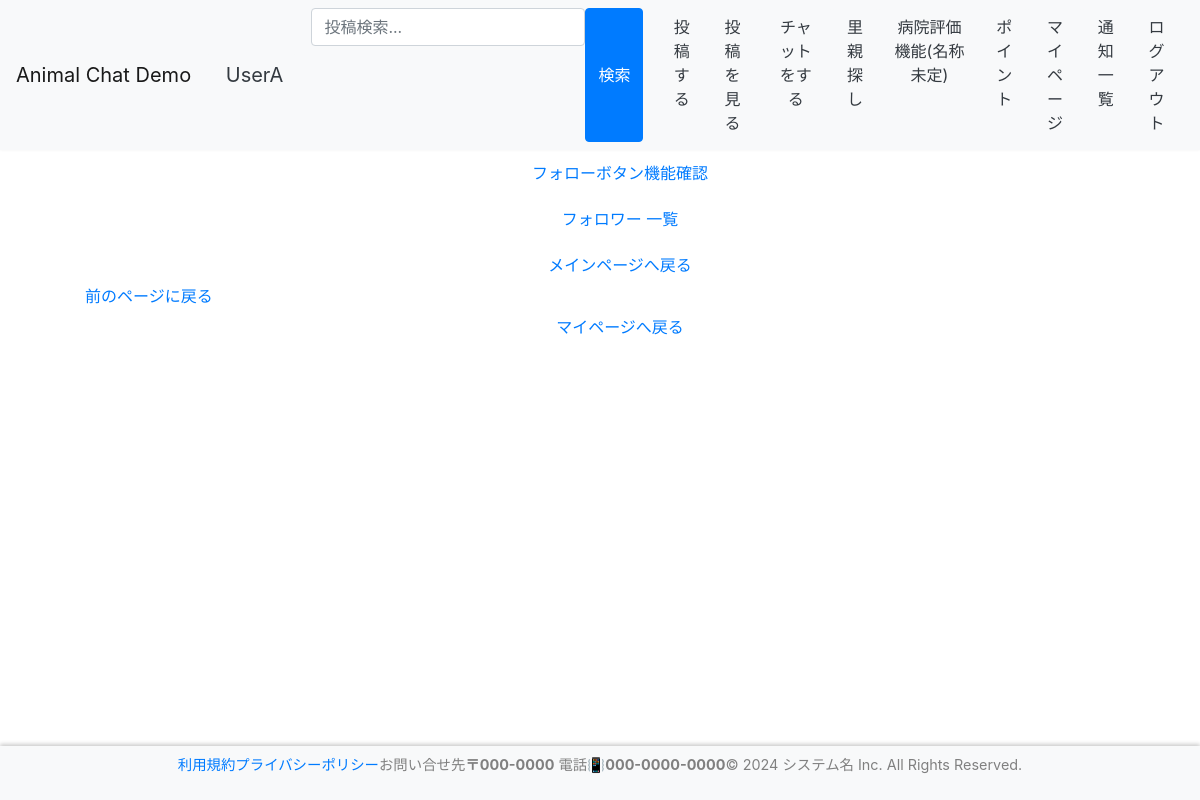
/contents/mypage/follow/ (signed in), run on an earlier commit of the app's database.
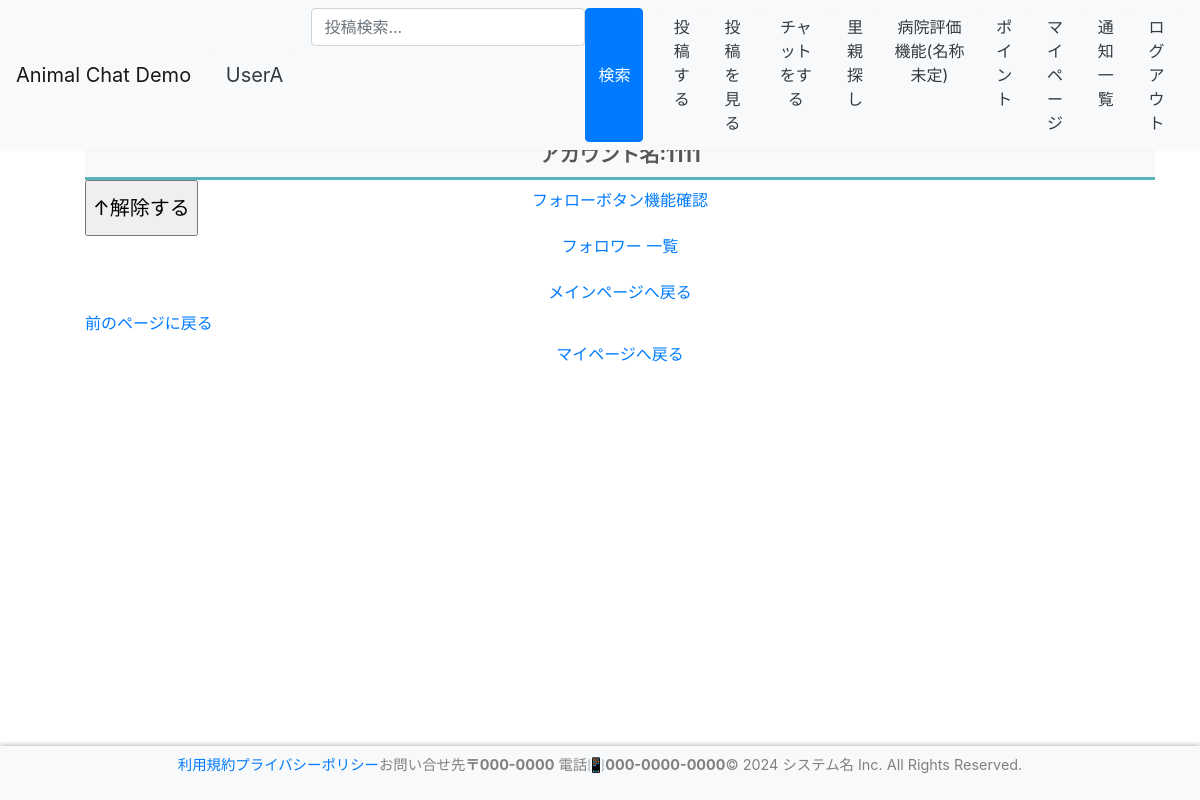
And on a later commit of the database.
### contents/models.py (models this page shows)
class FollowList(models.Model):
    id = models.AutoField(primary_key=True)
    follow = models.IntegerField(
        gettext_lazy("アカウントID"),
        null=False,
    )
    follow_name = models.CharField(
        gettext_lazy("アカウント名"),
        null=False,
        max_length=128,
        default='',
        blank=True,
    )
    follow_er = models.IntegerField(
        gettext_lazy("アカウントID"),
        null=False,
    )
    follow_er_name = models.CharField(
        gettext_lazy("アカウント名"),
        null=False,
        max_length=128,
        default='',
        blank=True,
    )

### contents/views.py (the view, shortened to what this page needs)
# urls.py: path('mypage/follow/',views.FollowView.as_view(), name='follow'),
class FollowView(ListView):
    template_name = "contents/test_f.html"
    model = FollowList
    paginate_by = 10
    context_object_name = "flist"
    def get_queryset(self):
        user = self.request.user
        queryset = FollowList.objects.filter(follow=user.id)#.values_list("follow_name").order_by("follow_name").distinct()
        return queryset

### accounts/models.py (called while the page is built)
    def __str__(self):
        return self.__unicode__()

    def __unicode__(self):
        return self.screen_name or self.email

### templates/contents/test_f.html (shortened to what this page needs)
{% extends "base.html" %}
{% load static %}
{% block content %}
<ul>
    <h3 style="text-align:center;">フォロー中 一覧</h3>
    <br>
    {% for data in flist %}
    <label class="tab_item2" for="programming">アカウント名:{{ data.follow_er_name }}
        <form  method="post">
            <input type="submit" value="↑解除する" style="display:flex">
         </form>
    </label>
    {% endfor %}
    <br>
    <a href="{% url 'contents:test_follow' %}" class="btn btn-link btn-block" target="_self">フォローボタン機能確認</a>
    <a href="{% url 'contents:follow_er' %}" class="btn btn-link btn-block" target="_self">フォロワー 一覧</a>
    <a href="{% url 'accounts:index' %}" class="btn btn-link btn-block" target="_self">メインページへ戻る</a>
    <a href="javascript:history.back()" class="return-btn">前のページに戻る</a>
    <a href="{% url 'accounts:mypage' %}" class="btn btn-link btn-block" target="_self">マイページへ戻る</a>
</ul>
{% endblock %}

What changed in the data, as far as the page shows it:
added FollowList: follow_er_name "1111"
